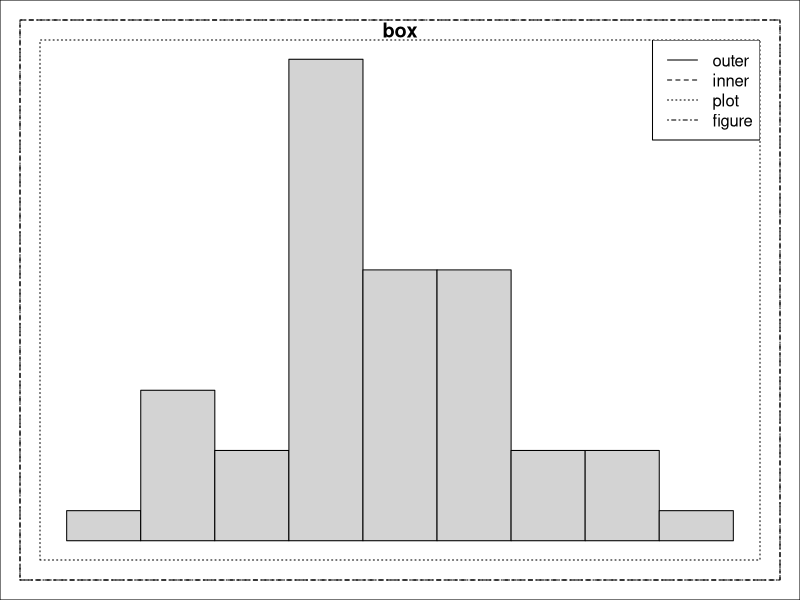

Write the R code that produced this figure.
par(mar=c(1,1,1,1))    	                      # Margin
par(oma=c(1,1,1,1))			           # Outer Margin
hist(rnorm(50), axes=F, xlab="", ylab="", main="box")
whichs <- c("outer", "inner", "plot", "figure")	# 영역의 종류
box(which=whichs[1], lty=1)
box(which=whichs[2], lty=2)
box(which=whichs[3], lty=3)
box(which=whichs[4], lty=4)
legend("topright", legend=whichs ,lty=1:4)

